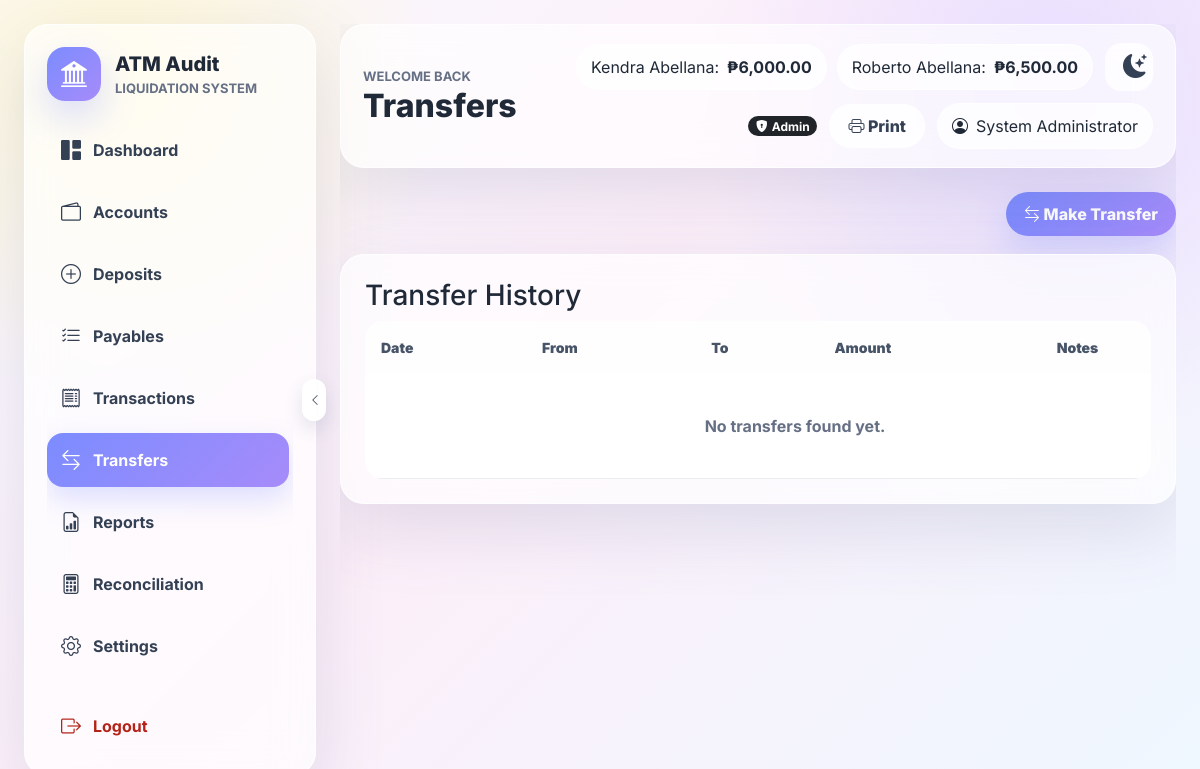
/pages/transfers.php (signed in), run on the app's committed database.
### tables this page shows
CREATE TABLE accounts (
    id INT AUTO_INCREMENT PRIMARY KEY,
    account_name VARCHAR(160) NOT NULL UNIQUE,
    current_balance DECIMAL(15,2) NOT NULL DEFAULT 0.00,
    created_at DATETIME NOT NULL DEFAULT CURRENT_TIMESTAMP,
    deleted_at DATETIME NULL
);

### config/database.php (called while the page is built, shortened)
<?php
function db(): PDO
{
    static $pdo = null;
    if ($pdo instanceof PDO) {
        return $pdo;
    }
    $dsn = sprintf('mysql:host=%s;port=%s;dbname=%s;charset=utf8mb4', DB_HOST, DB_PORT, DB_NAME);
    $pdo = new PDO($dsn, DB_USER, DB_PASS, [
        PDO::ATTR_ERRMODE => PDO::ERRMODE_EXCEPTION,
        PDO::ATTR_DEFAULT_FETCH_MODE => PDO::FETCH_ASSOC,
        PDO::ATTR_EMULATE_PREPARES => false,
    ]);
    ensureDefaultSeedData($pdo);
    return $pdo;
}
function ensureDefaultSeedData(PDO $pdo): void
{
    try {
        $pdo->beginTransaction();
        $accountStmt = $pdo->prepare(
            'INSERT INTO accounts (id, account_name, current_balance, deleted_at)
             VALUES (:id, :account_name, :current_balance, NULL)
             ON DUPLICATE KEY UPDATE
                 account_name = VALUES(account_name),
                 deleted_at = NULL'
        );
        foreach (DEFAULT_SEED_ACCOUNTS as [$id, $accountName, $balance]) {
            $accountStmt->execute([
                'id' => $id,
                'account_name' => $accountName,
                'current_balance' => $balance,
            ]);
        }
        $findDefaultUserStmt = $pdo->prepare(
            'SELECT id FROM users WHERE LOWER(username) = LOWER(:username) LIMIT 1'
        );
        $updateDefaultUserStmt = $pdo->prepare(
            'UPDATE users
             SET full_name = :full_name,
                 password = :password,
                 role = :role,
                 account_id = :account_id,
                 deleted_at = NULL
             WHERE id = :id'
        );
        $insertDefaultUserStmt = $pdo->prepare(
            'INSERT INTO users (full_name, username, password, role, account_id, deleted_at)
             VALUES (:full_name, :username, :password, :role, :account_id, NULL)'
        );
        foreach (DEFAULT_SEED_USERS as [$fullName, $username, $password, $role, $accountId]) {
            $params = [
                'full_name' => $fullName,
                'username' => $username,
                'password' => $password,
                'role' => $role,
                'account_id' => $accountId,
            ];
            $findDefaultUserStmt->execute(['username' => $username]);
            $existingId = (int) ($findDefaultUserStmt->fetch()['id'] ?? 0);
            if ($existingId > 0) {
                $updateDefaultUserStmt->execute([
                    'full_name' => $fullName,
                    'password' => $password,
                    'role' => $role,
                    'account_id' => $accountId,
                    'id' => $existingId,
                ]);
            } else {
                $insertDefaultUserStmt->execute($params);
            }
        }
        if ($pdo->inTransaction()) {
            $pdo->commit();
        }
    } catch (Throwable $e) {
        if ($pdo->inTransaction()) {
            $pdo->rollBack();
        }
        error_log($e->getMessage());
    }
}
function e(?string $value): string
{
    return htmlspecialchars((string) $value, ENT_QUOTES, 'UTF-8');
}
function asset(string $path): string
{
    return BASE_URL . '/assets/' . ltrim($path, '/');
}
function currentUser(): ?array
{
    return $_SESSION['user'] ?? null;
}
function isAdmin(): bool
{
    return (currentUser()['role'] ?? '') === 'Admin';
}
function money($amount): string
{
    return '&#8369;' . number_format((float) $amount, 2);
}
function fetchAccounts(bool $respectAccess = true): array
{
    return db()->query('SELECT * FROM accounts WHERE deleted_at IS NULL ORDER BY id ASC')->fetchAll();
}

### pages/transfers.php (the view, shortened to what this page needs)
<?php
require_once __DIR__ . '/../includes/header.php';
require_once __DIR__ . '/../includes/footer.php';
$transferAccess = isAdmin() ? '' : ' AND (tr.from_account_id = :access_from_account_id OR tr.to_account_id = :access_to_account_id)';
$stmt = db()->prepare(
    'SELECT tr.*, fa.account_name AS from_name, ta.account_name AS to_name
     FROM transfers tr
     JOIN accounts fa ON fa.id = tr.from_account_id
     LEFT JOIN accounts ta ON ta.id = tr.to_account_id
     WHERE tr.deleted_at IS NULL
     ' . $transferAccess . '
     ORDER BY tr.transfer_date DESC, tr.id DESC'
);
$stmt->execute(isAdmin() ? [] : [
    'access_from_account_id' => currentUserAccountId() ?? 0,
    'access_to_account_id' => currentUserAccountId() ?? 0,
]);
$rows = $stmt->fetchAll();
$senderAccounts = fetchAccounts();
renderHeader('Transfers');
?>
<div class="page-actions">
    <button class="btn btn-primary-soft" type="button" data-bs-toggle="modal" data-bs-target="#transferModal">
        <i class="bi bi-arrow-left-right"></i> Make Transfer
    </button>
</div>
<div class="row g-4">
    <div class="col-12">
        <div class="glass-card">
            <h3>Transfer History</h3>
            <div class="table-responsive">
                <table class="table soft-table">
                    <thead><tr><th>Date</th><th>From</th><th>To</th><th>Amount</th><th>Notes</th></tr></thead>
                    <tbody>
                    <?php if (!$rows): ?><tr><td colspan="5"><div class="empty-state">No transfers found yet.</div></td></tr><?php endif; ?>
                    </tbody>
                </table>
            </div>
        </div>
    </div>
</div>

### includes/header.php (shortened to what this page needs)
<?php
require_once __DIR__ . '/../config/database.php';
function renderHeader(string $title): void
{
    $user = currentUser();
    $accounts = currentUser() ? fetchAccounts() : [];
    ?>
    <!doctype html>
    <html lang="en">
    <head>
        <link href="https://cdn.jsdelivr.net/npm/bootstrap@5.3.3/dist/css/bootstrap.min.css" rel="stylesheet">
        <link href="https://cdn.jsdelivr.net/npm/bootstrap-icons@1.11.3/font/bootstrap-icons.css" rel="stylesheet">
        <link href="<?= asset('css/style.css') ?>" rel="stylesheet">
    </head>
    <body>
    <?php if ($user): ?>
        <div class="app-shell">
            <?php require __DIR__ . '/sidebar.php'; ?>
            <main class="main-panel">
                <header class="topbar glass-card">
                    <div>
                        <div class="eyebrow">Welcome back</div>
                        <h1><?= e($title) ?></h1>
                    </div>
                    <div class="topbar-tools">
                        <div class="balance-strip d-none d-xl-flex">
                            <?php foreach ($accounts as $account): ?>
                                <span><?= e(str_replace(' ATM Account', '', $account['account_name'])) ?>: <strong><?= money($account['current_balance']) ?></strong></span>
                            <?php endforeach; ?>
                        </div>
                        <button class="btn btn-soft icon-button" id="themeToggleButton" type="button" aria-label="Toggle night mode" title="Toggle night mode">
                            <i class="bi bi-moon-stars-fill"></i>
                        </button>
                        <?php if (isAdmin()): ?>
                            <span class="badge rounded-pill text-bg-dark admin-badge"><i class="bi bi-shield-lock-fill me-1"></i>Admin</span>
                        <?php endif; ?>
                        <button class="btn btn-soft print-page-button" id="printPageButton" type="button"><i class="bi bi-printer"></i> Print</button>
                        <div class="profile-pill"><i class="bi bi-person-circle"></i> <?= e($user['full_name']) ?></div>
                    </div>
                </header>
                <section class="content-wrap">
    <?php endif; ?>
    <?php
}
?>

### assets/css/style.css (style rules this page uses)
:root { --bg-a: #f8faff; --bg-b: #fceff9; --bg-c: #eef7ff; --primary: #7b8cff; --secondary: #a78bfa; --success: #7ed6a7; --warning: #f6c177; --danger: #f28b82; --neutral: #e5e7eb; --text: #1f2937; --muted: #667085; --glass: rgba(255, 255, 255, 0.64); --border: rgba(255, 255, 255, 0.75); --shadow: 0 24px 70px rgba(88, 96, 135, 0.16); --app-font-size: 16px; }
* { box-sizing: border-box; }
body { min-height: 100vh; margin: 0; color: var(--text); font-family: Inter, system-ui, -apple-system, BlinkMacSystemFont, "Segoe UI", sans-serif; font-size: var(--app-font-size); background: radial-gradient(circle at 10% 10%, #fff7d6 0, transparent 25%), radial-gradient(circle at 88% 12%, #e8ddff 0, transparent 28%), linear-gradient(135deg, var(--bg-a), var(--bg-b) 45%, var(--bg-c)); }
.app-shell { display: grid; grid-template-columns: 292px minmax(0, 1fr); gap: 24px; min-height: 100vh; padding: 24px; transition: grid-template-columns 0.2s ease; }
.glass-card, .glass-modal { background: var(--glass); border: 1px solid var(--border); border-radius: 24px; box-shadow: var(--shadow); backdrop-filter: blur(18px); }
.glass-card { padding: 24px; }
.brand-subtitle, .eyebrow { color: var(--muted); font-size: 13px; font-weight: 700; text-transform: uppercase; letter-spacing: 0; }
.main-panel { min-width: 0; overflow-x: hidden; }
.content-wrap { padding: 24px 0 0; min-width: 0; }
.topbar { min-height: 92px; display: flex; align-items: center; justify-content: space-between; gap: 18px; padding: 18px 22px; }
.topbar h1 { margin: 0; font-size: 32px; font-weight: 800; }
.topbar-tools { display: flex; align-items: center; gap: 12px; flex-wrap: wrap; justify-content: flex-end; }
.balance-strip { gap: 10px; flex-wrap: wrap; }
.balance-strip span, .profile-pill, .balance-badge { display: inline-flex; align-items: center; gap: 8px; padding: 10px 14px; border-radius: 999px; background: rgba(255, 255, 255, 0.66); border: 1px solid rgba(255, 255, 255, 0.8); }
.btn { min-height: 44px; border-radius: 999px; font-weight: 800; padding-inline: 18px; }
.btn-primary-soft { color: white; border: 0; background: linear-gradient(135deg, var(--primary), var(--secondary)); box-shadow: 0 14px 32px rgba(123, 140, 255, 0.25); }
.btn-soft { background: rgba(255, 255, 255, 0.7); border: 1px solid rgba(255, 255, 255, 0.85); color: #344054; }
.icon-button { width: 48px; height: 48px; border: 0; border-radius: 16px; background: rgba(255, 255, 255, 0.74); font-size: 24px; }
.page-actions { display: flex; justify-content: flex-end; gap: 10px; margin-bottom: 18px; }
.soft-table { margin: 0; vertical-align: middle; min-width: 860px; }
.table-responsive { max-height: min(68vh, 720px); overflow: auto; border-radius: 18px; scrollbar-gutter: stable; }
.soft-table thead th { position: sticky; top: 0; z-index: 2; border: 0; color: #475467; background: rgba(255, 255, 255, 0.76); font-size: 14px; font-weight: 900; letter-spacing: 0; }
.soft-table td, .soft-table th { padding: 16px; border-color: rgba(229, 231, 235, 0.74); }
.empty-state { padding: 24px; border-radius: 18px; color: var(--muted); text-align: center; background: rgba(255, 255, 255, 0.5); font-weight: 700; }

### data on the page
accounts: account_name "Kendra Abellana", current_balance "₱6,000.00"
accounts: account_name "Roberto Abellana", current_balance "₱6,500.00"

### other printed values
$label "Dashboard"
$label "Accounts"
$label "Deposits"
$label "Payables"
$label "Transactions"
$label "Transfers"
$label "Reports"
$label "Reconciliation"
$label "Settings"
$title "Transfers"
$user['full_name'] "System Administrator"
